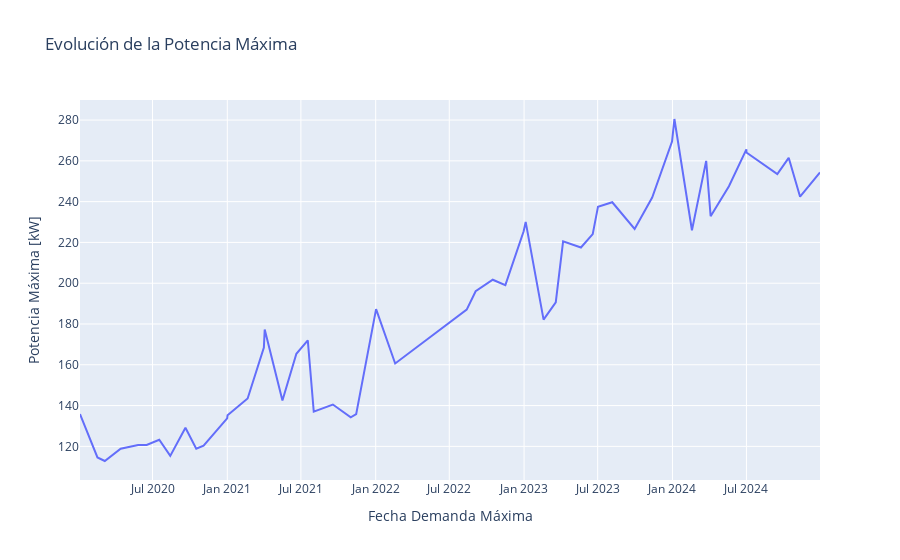

Notebook code cell kept with this figure:
### Code cell
df_centro_poblado = energias_df[energias_df['Centro Poblado'] == 'ISLA FUERTE'].sort_values(by='Fecha Demanda Máxima', ascending=True)

fig = px.line(df_centro_poblado, x = 'Fecha Demanda Máxima', y = 'Potencia Máxima [kW]', title='Evolución de la Potencia Máxima')
fig.show()
